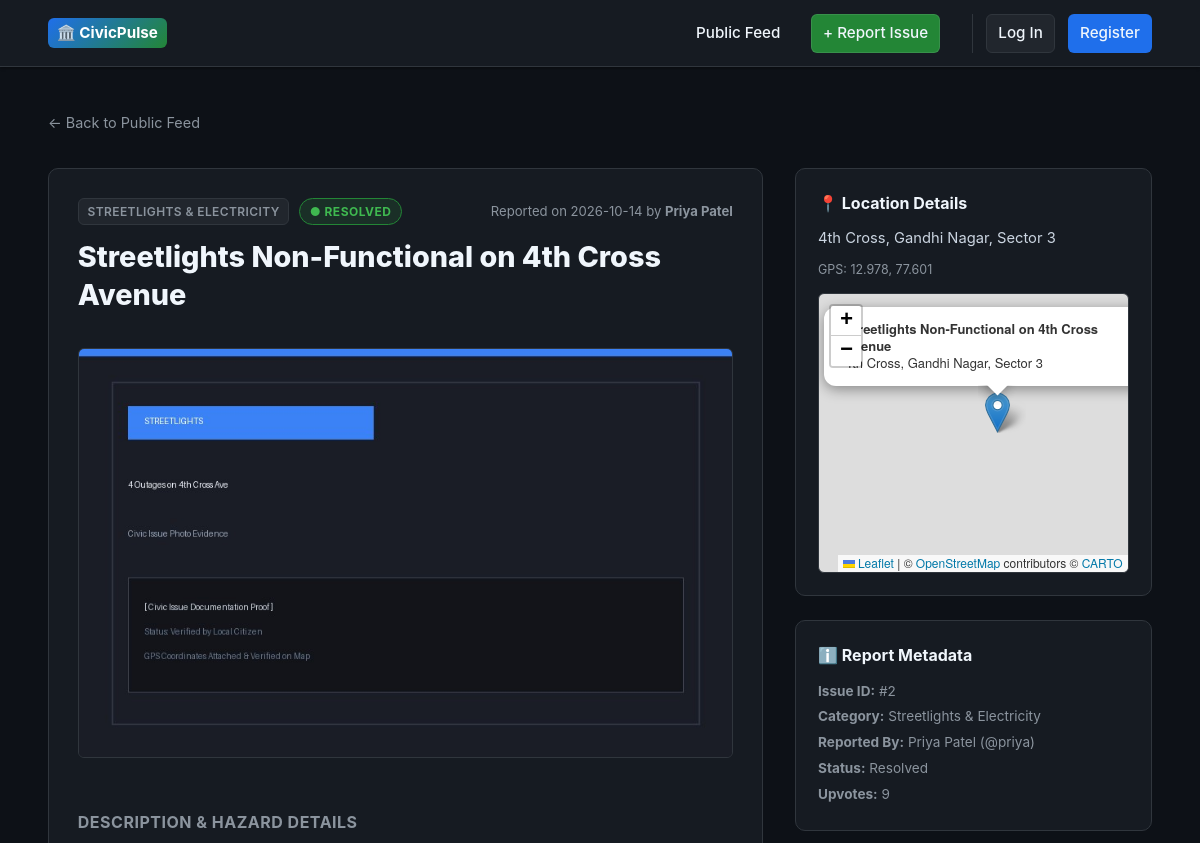
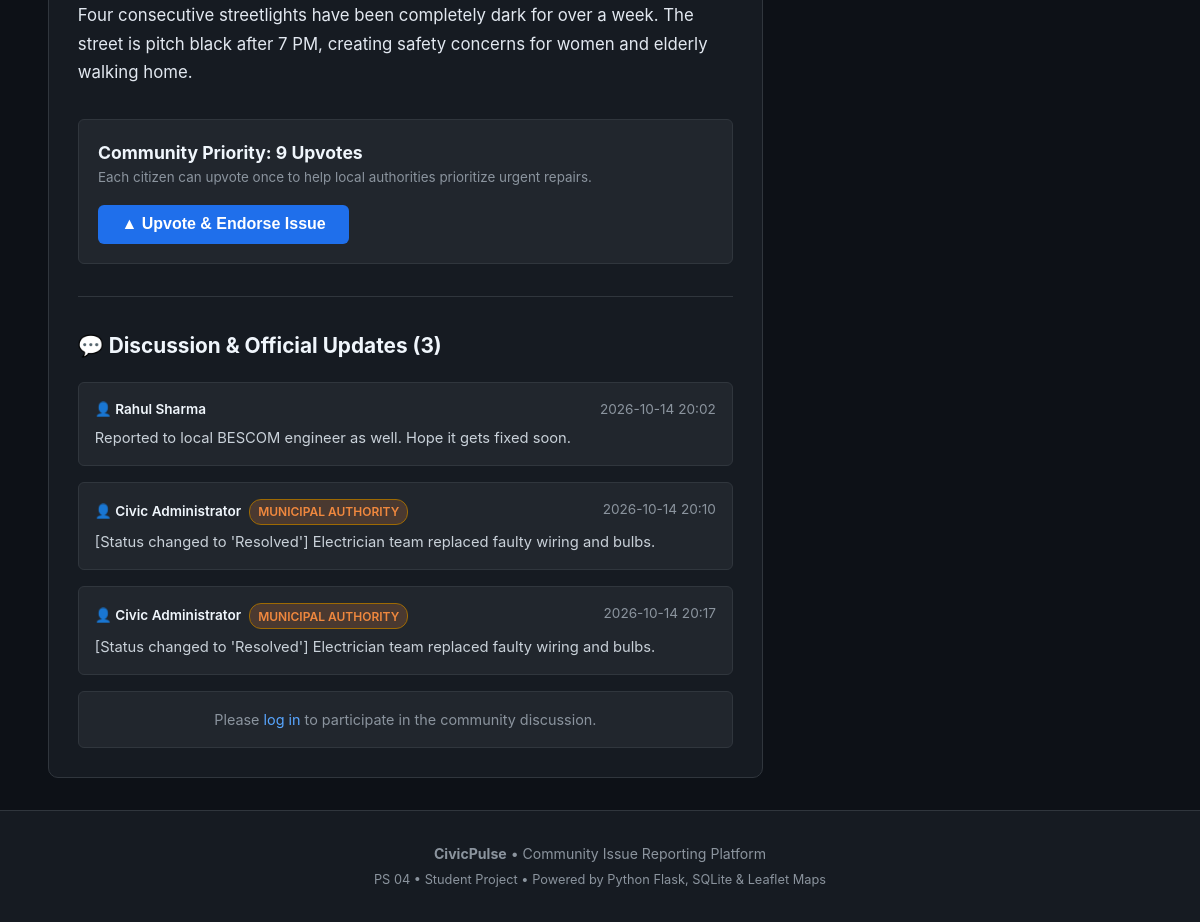
The page /issue/2 on the database its author committed (2 pictures, top to bottom).
### tables this page shows
CREATE TABLE issues (
        id INTEGER PRIMARY KEY AUTOINCREMENT,
        title TEXT NOT NULL,
        description TEXT NOT NULL,
        category TEXT NOT NULL,
        location TEXT NOT NULL,
        latitude REAL,
        longitude REAL,
        image_filename TEXT,
        status TEXT NOT NULL DEFAULT 'Pending', -- 'Pending', 'In Progress', 'Resolved'
        upvotes INTEGER NOT NULL DEFAULT 0,
        user_id INTEGER NOT NULL,
        created_at TIMESTAMP DEFAULT CURRENT_TIMESTAMP,
        FOREIGN KEY (user_id) REFERENCES users (id) ON DELETE CASCADE
    );

CREATE TABLE users (
        id INTEGER PRIMARY KEY AUTOINCREMENT,
        username TEXT UNIQUE NOT NULL,
        password_hash TEXT NOT NULL,
        full_name TEXT NOT NULL,
        role TEXT NOT NULL DEFAULT 'citizen', -- 'citizen' or 'admin'
        created_at TIMESTAMP DEFAULT CURRENT_TIMESTAMP
    );

CREATE TABLE comments (
        id INTEGER PRIMARY KEY AUTOINCREMENT,
        issue_id INTEGER NOT NULL,
        user_id INTEGER NOT NULL,
        comment_text TEXT NOT NULL,
        created_at TIMESTAMP DEFAULT CURRENT_TIMESTAMP,
        FOREIGN KEY (issue_id) REFERENCES issues (id) ON DELETE CASCADE,
        FOREIGN KEY (user_id) REFERENCES users (id) ON DELETE CASCADE
    );

### app.py (the view)
@app.route("/issue/<int:issue_id>")
def issue_detail(issue_id):
    conn = get_db()
    cursor = conn.cursor()
    cursor.execute("""
        SELECT issues.*, users.full_name AS reporter_name, users.username AS reporter_username
        FROM issues
        JOIN users ON issues.user_id = users.id
        WHERE issues.id = ?
    """, (issue_id,))
    issue = cursor.fetchone()
    if not issue:
        conn.close()
        flash("The requested issue could not be found.", "danger")
        return redirect(url_for("index"))
    cursor.execute("""
        SELECT comments.*, users.full_name AS author_name, users.role AS author_role
        FROM comments
        JOIN users ON comments.user_id = users.id
        WHERE comments.issue_id = ?
        ORDER BY comments.created_at ASC
    """, (issue_id,))
    comments = cursor.fetchall()
    has_upvoted = False
    if "user_id" in session:
        cursor.execute("""
            SELECT 1 FROM upvotes WHERE user_id = ? AND issue_id = ?
        """, (session["user_id"], issue_id))
        has_upvoted = cursor.fetchone() is not None
    conn.close()
    return render_template(
        "issue_detail.html",
        issue=issue,
        comments=comments,
        has_upvoted=has_upvoted
    )

### app.py (called while the page is built)
@app.context_processor
def inject_globals():
    return {
        "CATEGORIES": CATEGORIES,
        "STATUS_CHOICES": STATUS_CHOICES,
        "is_logged_in": "user_id" in session,
        "current_username": session.get("username"),
        "current_fullname": session.get("full_name"),
        "current_role": session.get("role")
    }

### database.py (called while the page is built)
def get_db():
    conn = sqlite3.connect(DB_NAME)
    conn.row_factory = sqlite3.Row  # Access columns by name like dict: row['title']
    conn.execute("PRAGMA foreign_keys = ON")
    return conn

### templates/issue_detail.html (shortened to what this page needs)
{% extends "base.html" %}
{% block content %}
<div style="margin-top: 1.5rem; margin-bottom: 0.8rem;">
  <a href="{{ url_for('index') }}" style="font-size: 0.9rem; color: var(--text-muted);">&larr; Back to Public Feed</a>
</div>
<div class="detail-layout">
  <div class="detail-main">
    <div style="display: flex; gap: 0.6rem; align-items: center; margin-bottom: 0.8rem; flex-wrap: wrap;">
      <span class="category-tag">{{ issue.category }}</span>
      <span class="status-badge
        {% if issue.status == 'Pending' %}status-pending
        {% elif issue.status == 'In Progress' %}status-in-progress
        {% elif issue.status == 'Resolved' %}status-resolved
        {% endif %}">
        ● {{ issue.status }}
      </span>
      <span style="font-size: 0.82rem; color: var(--text-muted); margin-left: auto;">
        Reported on {{ issue.created_at[:10] }} by <strong>{{ issue.reporter_name }}</strong>
      </span>
    </div>
    <h1 style="font-size: 1.8rem; font-weight: 800; line-height: 1.3; margin-bottom: 1rem;">
      {{ issue.title }}
    </h1>
    {% if issue.image_filename %}
      <div>
        <img
          src="{{ url_for('static', filename='uploads/' + issue.image_filename) }}"
          alt="Photo proof for {{ issue.title }}"
          class="detail-image"
        >
      </div>
    {% endif %}
    <div style="margin: 1.5rem 0; font-size: 1.05rem; line-height: 1.7; color: #e2e8f0;">
      <h3 style="font-size: 1rem; text-transform: uppercase; letter-spacing: 0.5px; color: var(--text-muted); margin-bottom: 0.5rem;">
        Description & Hazard Details
      </h3>
      <p style="white-space: pre-line;">{{ issue.description }}</p>
    </div>
    <div style="background-color: var(--bg-input); border: 1px solid var(--border-color); border-radius: var(--radius-sm); padding: 1.2rem; display: flex; align-items: center; justify-content: space-between; margin: 2rem 0; flex-wrap: wrap; gap: 1rem;">
      <div>
        <div style="font-weight: 700; font-size: 1.1rem; color: var(--text-main);">
          Community Priority: {{ issue.upvotes }} {% if issue.upvotes == 1 %}Upvote{% else %}Upvotes{% endif %}
        </div>
        <div style="font-size: 0.84rem; color: var(--text-muted);">
          Each citizen can upvote once to help local authorities prioritize urgent repairs.
        </div>
      </div>
      <form action="{{ url_for('upvote_issue', issue_id=issue.id) }}" method="POST" style="margin: 0;">
        <button
          type="submit"
          class="btn {% if has_upvoted %}btn-secondary{% else %}btn-accent{% endif %}"
          style="font-size: 1rem; padding: 0.6rem 1.4rem;"
        >
          {% if has_upvoted %}
            ✓ You Endorsed This (Click to Undo)
          {% else %}
            ▲ Upvote & Endorse Issue
          {% endif %}
        </button>
      </form>
    </div>
    <section class="comments-section">
      <h3 style="font-size: 1.3rem; font-weight: 700; margin-bottom: 1.2rem;">
        💬 Discussion & Official Updates ({{ comments|length }})
      </h3>
      {% if comments %}
        {% for comment in comments %}
          <div class="comment-card">
            <div class="comment-header">
              <span class="comment-author">
                👤 {{ comment.author_name }}
                {% if comment.author_role == 'admin' %}
                  <span class="admin-pill">Municipal Authority</span>
                {% endif %}
              </span>
              <span class="comment-time">{{ comment.created_at[:16] }}</span>
            </div>
            <div class="comment-body">
              {{ comment.comment_text }}
            </div>
          </div>
        {% endfor %}
      {% else %}
        <p style="color: var(--text-muted); font-size: 0.92rem; margin-bottom: 1.5rem;">
          No comments yet. Have more information or an update? Be the first to comment below!
        </p>
      {% endif %}
      {% if is_logged_in %}
        <form action="{{ url_for('add_comment', issue_id=issue.id) }}" method="POST" style="margin-top: 1.5rem;">
          <div class="form-group">
            <label for="comment_text">Leave a comment or resolution note:</label>
            <textarea
              name="comment_text"
              id="comment_text"
              class="form-control"
              rows="3"
              placeholder="Provide eyewitness updates, repair progress, or relevant notes..."
              required
            ></textarea>
          </div>
          <button type="submit" class="btn btn-secondary">Post Comment</button>
        </form>
      {% else %}
        <div style="background-color: var(--bg-input); padding: 1rem; border-radius: var(--radius-sm); border: 1px solid var(--border-color); text-align: center;">
          <p style="color: var(--text-muted); font-size: 0.9rem;">
            Please <a href="{{ url_for('login', next=request.path) }}">log in</a> to participate in the community discussion.
          </p>
        </div>
      {% endif %}
    </section>
  </div>
  <aside class="detail-sidebar">
    <div class="detail-sidebar-card">
      <h4 style="font-size: 1rem; font-weight: 700; margin-bottom: 0.6rem;">📍 Location Details</h4>
      <p style="font-size: 0.92rem; color: #cbd5e1; margin-bottom: 0.6rem;">
        {{ issue.location }}
      </p>
      {% if issue.latitude and issue.longitude %}
        <div style="font-size: 0.78rem; color: var(--text-muted); margin-bottom: 0.4rem;">
          GPS: {{ issue.latitude }}, {{ issue.longitude }}
        </div>
        <div id="issue-map" class="map-container"></div>
      {% endif %}
    </div>
    <div class="detail-sidebar-card">
      <h4 style="font-size: 1rem; font-weight: 700; margin-bottom: 0.6rem;">ℹ️ Report Metadata</h4>
      <ul style="list-style: none; font-size: 0.85rem; color: var(--text-muted); line-height: 1.9;">
        <li><strong>Issue ID:</strong> #{{ issue.id }}</li>
        <li><strong>Category:</strong> {{ issue.category }}</li>
        <li><strong>Reported By:</strong> {{ issue.reporter_name }} (@{{ issue.reporter_username }})</li>
        <li><strong>Status:</strong> {{ issue.status }}</li>
        <li><strong>Upvotes:</strong> {{ issue.upvotes }}</li>
      </ul>
    </div>
  </aside>
</div>
{% endblock %}

### static/css/style.css (style rules this page uses)
:root { --bg-main: #0d1117; --bg-card: #161b22; --bg-card-hover: #1c2128; --bg-input: #21262d; --border-color: #30363d; --border-focus: #58a6ff; --text-main: #f0f6fc; --text-muted: #8b949e; --text-highlight: #58a6ff; --status-pending-bg: rgba(210, 153, 34, 0.15); --status-pending-text: #f0883e; --status-pending-border: #9e6a03; --status-progress-bg: rgba(56, 139, 253, 0.15); --status-progress-text: #58a6ff; --status-progress-border: #1f6feb; --status-resolved-bg: rgba(46, 160, 67, 0.15); --status-resolved-text: #3fb950; --status-resolved-border: #238636; --primary-btn: #238636; --primary-btn-hover: #2ea043; --accent-btn: #1f6feb; --accent-btn-hover: #388bfd; --danger-btn: #da3633; --danger-btn-hover: #f85149; --radius-sm: 6px; --radius-md: 10px; --radius-lg: 16px; --shadow-sm: 0 1px 3px rgba(0, 0, 0, 0.4); --shadow-md: 0 4px 12px rgba(0, 0, 0, 0.5); }
* { margin: 0; padding: 0; box-sizing: border-box; }
body { font-family: -apple-system, BlinkMacSystemFont, "Segoe UI", Roboto, Helvetica, Arial, sans-serif; background-color: var(--bg-main); color: var(--text-main); line-height: 1.6; min-height: 100vh; display: flex; flex-direction: column; }
a { color: var(--text-highlight); text-decoration: none; transition: color 0.2s ease; }
.admin-pill { background-color: rgba(240, 136, 62, 0.2); color: #f0883e; border: 1px solid #9e6a03; padding: 0.15rem 0.5rem; border-radius: 12px; font-size: 0.75rem; font-weight: 600; text-transform: uppercase; }
.btn { display: inline-flex; align-items: center; justify-content: center; gap: 0.4rem; padding: 0.55rem 1.1rem; font-size: 0.92rem; font-weight: 600; border-radius: var(--radius-sm); border: 1px solid transparent; cursor: pointer; transition: all 0.2s ease; text-decoration: none; }
.btn-accent { background-color: var(--accent-btn); color: #ffffff; }
.category-tag { background-color: var(--bg-input); color: var(--text-muted); border: 1px solid var(--border-color); font-size: 0.75rem; font-weight: 600; padding: 0.2rem 0.55rem; border-radius: var(--radius-sm); text-transform: uppercase; letter-spacing: 0.4px; }
.status-badge { display: inline-block; padding: 0.2rem 0.6rem; border-radius: 20px; font-size: 0.75rem; font-weight: 700; text-transform: uppercase; letter-spacing: 0.5px; }
.status-resolved { background-color: var(--status-resolved-bg); color: var(--status-resolved-text); border: 1px solid var(--status-resolved-border); }
.detail-layout { display: grid; grid-template-columns: 2fr 1fr; gap: 2rem; margin: 2rem 0; }
.detail-main { background-color: var(--bg-card); border: 1px solid var(--border-color); border-radius: var(--radius-md); padding: 1.8rem; }
.detail-sidebar { display: flex; flex-direction: column; gap: 1.5rem; }
.detail-sidebar-card { background-color: var(--bg-card); border: 1px solid var(--border-color); border-radius: var(--radius-md); padding: 1.4rem; }
.detail-image { width: 100%; max-height: 420px; object-fit: cover; border-radius: var(--radius-sm); border: 1px solid var(--border-color); margin: 1.2rem 0; }
.map-container { height: 280px; width: 100%; border-radius: var(--radius-sm); border: 1px solid var(--border-color); overflow: hidden; margin-top: 0.8rem; }
.comments-section { margin-top: 2rem; padding-top: 2rem; border-top: 1px solid var(--border-color); }
.comment-card { background-color: var(--bg-input); border: 1px solid var(--border-color); border-radius: var(--radius-sm); padding: 1rem; margin-bottom: 1rem; }
.comment-header { display: flex; justify-content: space-between; margin-bottom: 0.4rem; font-size: 0.85rem; }
.comment-author { font-weight: 600; color: var(--text-main); display: flex; align-items: center; gap: 0.5rem; }
.comment-time { color: var(--text-muted); }
.comment-body { color: #c9d1d9; font-size: 0.92rem; line-height: 1.5; }

### rows shown on the page
issues: category "STREETLIGHTS & ELECTRICITY", status "RESOLVED", created_at "2026-10-14", title "Streetlights Non-Functional on 4th Cross Avenue", image_filename (picture), description "Four consecutive streetlights have been completely dark for over a week. The street is pitch black after 7 PM, creating safety concerns for women and elderly walking home.", upvotes "9", location "4th Cross, Gandhi Nagar, Sector 3", latitude "12.978", longitude "77.601", id "2", category "Streetlights & Electricity", status "Resolved"
users: reporter_name "Priya Patel", reporter_username "priya"
comments: author_name "Rahul Sharma", created_at "2026-10-14 20:02", comment_text "Reported to local BESCOM engineer as well. Hope it gets fixed soon."
comments: author_name "Civic Administrator", shows "MUNICIPAL AUTHORITY", created_at "2026-10-14 20:10", comment_text "[Status changed to 'Resolved'] Electrician team replaced faulty wiring and bulbs."
comments: author_name "Civic Administrator", shows "MUNICIPAL AUTHORITY", created_at "2026-10-14 20:17", comment_text "[Status changed to 'Resolved'] Electrician team replaced faulty wiring and bulbs."

### other values the page prints
{{ comments|length }} "3"
